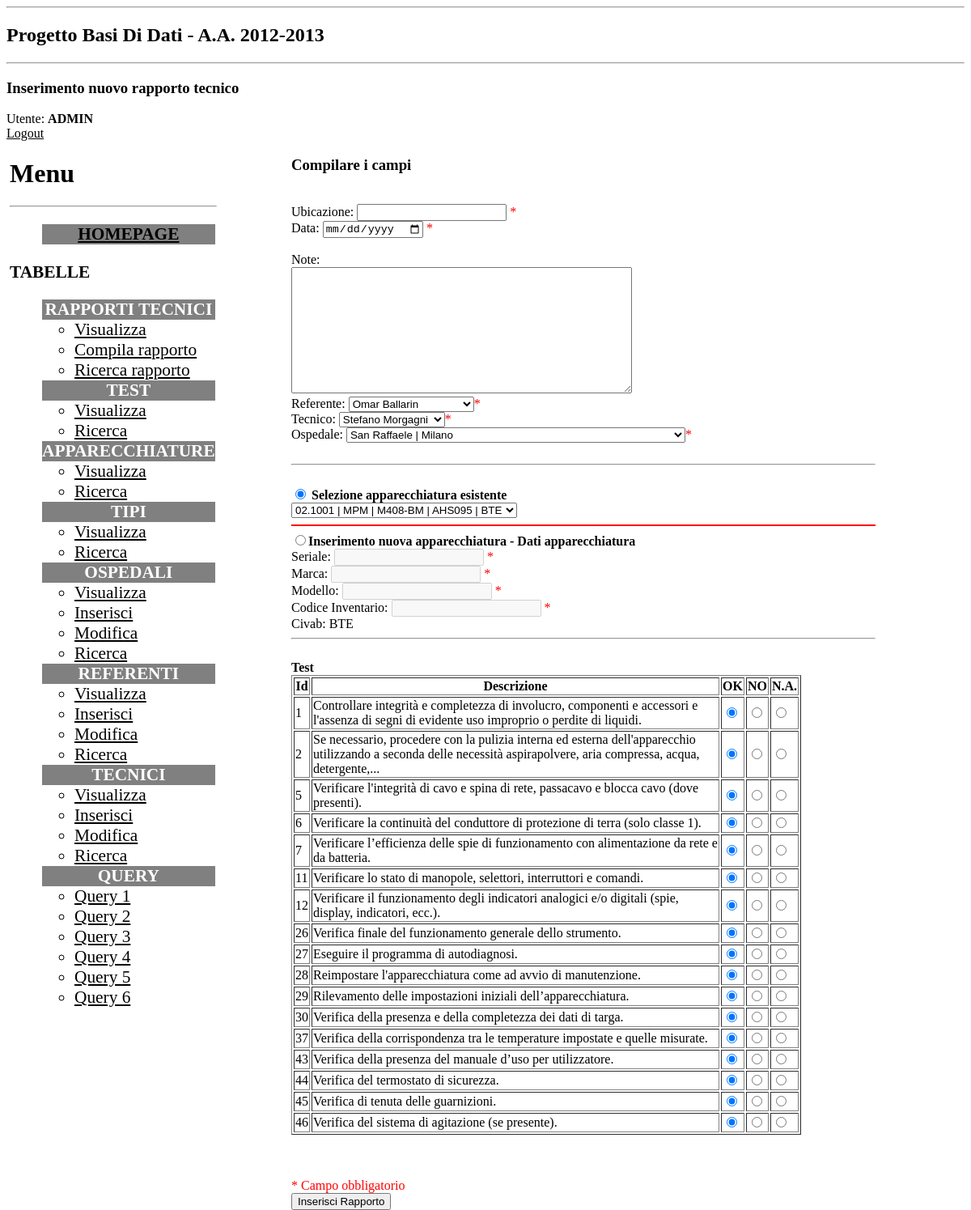
Screenshot of /Php/insert_rapporto.php?civab=BTE (signed in) with the database file from the repository.
### tables this page shows
CREATE TABLE IF NOT EXISTS `Test` (
  `idTest` int(11) NOT NULL,
  `Descrizione` varchar(255) DEFAULT NULL,
  PRIMARY KEY (`idTest`)
);

### Php/insert_rapporto.php (the view, shortened to what this page needs)
<?php
require("library.php");
page_start("Progetto Basi Di Dati - A.A. 2012-2013");
subtitle("Inserimento nuovo rapporto tecnico");
menu();
start_body();
echo "<form action='confirmRapporto.php' method=POST name='rapporto' id='rapporto' onSubmit='return checkForm();' >";
echo "
<B><H3>Compilare i campi</H3></B><br>
";
$civab=$_GET["civab"];
$conn=connectDB();
echo<<<END
  Ubicazione: <input type="text" name="ubicazione" id="ubicazione"> <font color='red'>*</font> <br>
  Data: <input type="date" name="data" id="data"> <font color='red'>*</font><br><br>
   Note:<br>
  <textarea rows=10 cols=50 name="note"></textarea>
END;
$query="SELECT idPersona, p.Nome, p.Cognome FROM Persone p NATURAL JOIN Referenti r";
$result=mysql_query($query, $conn);
echo<<<END
  <br>
  Referente:
  <select name="referente">
END;
while($row=mysql_fetch_array($result))
{
echo<<<END
  <option value="$row[0]">$row[1] $row[2]</option>
END;
}
echo<<<END
  </select><font color='red'>*</font>
END;
$query="SELECT idPersona, p.Nome, p.Cognome FROM Persone p NATURAL JOIN Tecnici t";
$result=mysql_query($query, $conn);
echo<<<END
  <br>
  Tecnico:
  <select name="tecnico">
END;
while($row=mysql_fetch_array($result))
{
echo<<<END
  <option value="$row[0]">$row[1] $row[2]</option>
END;
}
echo<<<END
  </select><font color='red'>*</font>
END;
$query="SELECT o.idOspedale, o.Nome, o.Citta FROM Ospedali o";
$result=mysql_query($query, $conn);
echo<<<END
  <br>
  Ospedale:
  <select name="ospedale">
END;
while($row=mysql_fetch_array($result))
{
echo<<<END
  <option value="$row[0]">$row[1] | $row[2]</option>
END;
}
echo<<<END
  </select><font color='red'>*</font><br><br>
END;
$query="SELECT * FROM Apparecchiature WHERE Civab='$civab'";
$result=mysql_query($query, $conn);
echo<<<END
  <hr width=100%><br>
  <input type="radio" name="selectApp" value="presente"  onclick="changeApp();" id="radioPres" checked>
  <b>Selezione apparecchiatura esistente</b>
  <br>
  <select name="serial" id="pres"> <font color='red'>*</font>
END;
while($row=mysql_fetch_array($result))
  echo "<option value='$row[0]'>$row[0] | $row[1] | $row[2] | $row[3] | $row[4]</option>";
echo<<<END
  <select>
END;
echo<<<END
  <hr width=100% color="red">
  <input type="radio" name="selectApp" value="nuova" onclick="changeApp();" id="radioNew"><b>Inserimento nuova apparecchiatura - Dati apparecchiatura</b> <br>
  Seriale: <input name="serialeApparecchiatura" id="newSer" disabled> <font color='red'>*</font> <br>
  Marca: <input name="marcaApp"  id="newMar" disabled> <font color='red'>*</font> <br>
  Modello: <input name="modelloApp"  id="newMod" disabled> <font color='red'>*</font> <br>
  Codice Inventario: <input name="codiceApp" id="newCod" disabled> <font color='red'>*</font> <br>
END;
echo<<<END
  Civab: $civab<input type="hidden" name="civabApp" value="$civab"><br>
END;
echo<<<END
  <hr width=100%>
  <br>
END;
$query="SELECT t.idTest, t.Descrizione FROM CompatibileCon cn NATURAL JOIN Test t WHERE cn.Civab='$civab'";
$result=mysql_query($query, $conn);
$i=0;
  echo "<b>Test</b>";
$table_head =  array("Id","Descrizione","OK","NO","N.A.");
table_start($table_head);
while ($row = mysql_fetch_row($result)) {
  $radio[0]="<input type=\"radio\" name=\"test$row[0]\" value='SI' checked/>";
  $radio[1]="<input type=\"radio\" name=\"test$row[0]\" value='NO' />";
  $radio[2]="<input type=\"radio\" name=\"test$row[0]\" value='N.A.' />";
  table_row(array_merge($row,$radio));
  $i++;
}
table_end();
echo "
  <br><br>
  <input type='hidden' name='numTest' value='$i'>
  <br>
  <font color='red'>* Campo obbligatorio</font> <br>
  <input type='submit' value='Inserisci Rapporto' name='btnInvia'>
  </form>
";
end_body();
page_end();
?>

### Php/library.php (shortened to what this page needs)
<?php
function page_start($title) {
  echo<<<END
<!DOCTYPE html PUBLIC "-//W3C//DTD XHTML 1.0 Strict//EN" "http://www.w3.org/TR/xhtml1/DTD/xhtml1-strict.dtd">
<html xmlns="http://www.w3.org/1999/xhtml"  xml:lang="it" lang="it">
<head>
<link rel="stylesheet" type="text/css" href="style.css">
<script type="text/javascript" src="script.js"></script>
<title>$title</title>
</head>
<body>
<hr />
<h2>$title</h2>
<hr />
END;
};
function menu()
{
$login=authenticate() or
  die("Accesso negato. Effettuare il <a href=\"login.php\">login</a>");;
echo "Utente: <b>" . strtoupper($login) .  "</b>";
echo "<br />";
echo hyperlink("Logout", "logout.php");
echo<<<END
<div style="position:absolute; left:1%; width:auto;">
<h1>Menu</h1>
<hr width=100% align="left">
<ul style="font-size:16pt;">
<li style="color:white;background-color:grey;text-align:center;"><A HREF="home.php"><b>HOMEPAGE</b></A></li>
</ul>
<text style="font-size:16pt;"><B>TABELLE</B></text>
<ul style="font-size:16pt;">
<li style="color:white;background-color:grey;text-align:center;"><b>RAPPORTI TECNICI</b></li>
  <ul>
  <li><a href="view_rapporti.php">Visualizza</a></li>
  <li><a href="select_tipo.php">Compila rapporto</a></li>
  <li><a href="ricercaRapporto.php">Ricerca rapporto</a></li>
  </ul>
<li style="color:white;background-color:grey;text-align:center;"><b>TEST</b></li>
  <ul>
  <li><a href="view_test.php">Visualizza</a></li>
  <li><a href="ricercaTest.php">Ricerca</a></li>
  </ul>
<li style="color:white;background-color:grey;text-align:center;"><b>APPARECCHIATURE</b></li>
  <ul>
  <li><a href="view_apparecchiature.php">Visualizza</a></li>
  <li><a href="ricercaApparecchiatura.php">Ricerca</a></li>
  </ul>
<li style="color:white;background-color:grey;text-align:center;"><b>TIPI</b></li>
  <ul>
  <li><a href="view_tipi.php">Visualizza</a></li>
  <li><a href="ricercaTipo.php">Ricerca</a></li>
  </ul>
<li style="color:white;background-color:grey;text-align:center;"><b>OSPEDALI</b></li>
  <ul>
  <li><a href="view_ospedali.php?request=view">Visualizza</a></li>
  <li><a href="insert_ospedale.php">Inserisci</a></li>
  <li><a href="view_ospedali.php?request=edit">Modifica</a></li>
  <li><a href="ricercaOspedale.php">Ricerca</a></li>
  </ul>
<li style="color:white;background-color:grey;text-align:center;"><b>REFERENTI</b></li>
  <ul>
  <li><a href="view_referenti.php?request=view">Visualizza</a></li>
  <li><a href="insert_referente.php">Inserisci</a></li>
  <li><a href="view_referenti.php?request=edit">Modifica</a></li>
  <li><a href="ricercaReferente.php">Ricerca</a></li>
  </ul>
<li style="color:white;background-color:grey;text-align:center;"><b>TECNICI</b></li>
  <ul>
  <li><a href="view_tecnici.php?request=view">Visualizza</a></li>
  <li><a href="insert_tecnico.php">Inserisci</a></li>
  <li><a href="view_tecnici.php?request=edit">Modifica</a></li>
  <li><a href="ricercaTecnico.php">Ricerca</a></li>
  </ul>
<li style="color:white;background-color:grey;text-align:center;"><b>QUERY</b></li>
  <ul>
  <li><a href="Query_1.php">Query 1</a></li>
  <li><a href="Query_2.php">Query 2</a></li>
  <li><a href="Query_3.php">Query 3</a></li>
  <li><a href="Query_4.php">Query 4</a></li>
  <li><a href="Query_5.php">Query 5</a></li>
  <li><a href="Query_6.php">Query 6</a></li>
  </ul>
</ul>
</div>
END;
}
function start_body()
{
echo<<<END
<div style="position:absolute; right:10%; left:30%; min-width:40%; width:auto;">
END;
}
function end_body()
{
echo<<<END
</div>
END;
}
function page_end() {
  echo "
</body>
</html>";
};
function subtitle($str) {
  echo "<h3>$str</h3>\n";
};
function hyperlink($str, $url) {
  return "<a href=\"$url\">$str</a>";
};
function table_start($row) {
  echo "<table border=\"1\">\n";
  echo "<tr>\n";
  foreach ($row as $field)
    echo "<th>$field</th>\n";
  echo "</tr>\n";
};
function table_row($row) {
  foreach ($row as $field)
    if ($field)
      echo "<td style='max-width:500px; height:auto;'>$field</td>\n";
    else
      echo "<td>---</td>\n";
  };
function table_end() {
  echo "</table>\n";
};
function authenticate() {
  $login=$_SESSION['logged'];
  if (! $login) {
    return FALSE;
  } else {
    return $login;
  }
}
?>

### Php/style.css (style rules this page uses)
a { color:black; text-decoration:underline; }

### rows the page displays
test: idTest "1", Descrizione "Controllare integrità e completezza di involucro, componenti e accessori e l'assenza di segni di evidente uso improprio o perdite di liquidi."
test: field "2", field "Se necessario, procedere con la pulizia interna ed esterna dell'apparecchio utilizzando a seconda delle necessità aspirapolvere, aria compressa, acqua, detergente,..."
test: idTest "5", Descrizione "Verificare l'integrità di cavo e spina di rete, passacavo e blocca cavo (dove presenti)."
test: idTest "6", Descrizione "Verificare la continuità del conduttore di protezione di terra (solo classe 1)."
test: idTest "7", Descrizione "Verificare l’efficienza delle spie di funzionamento con alimentazione da rete e da batteria."
test: idTest "11", Descrizione "Verificare lo stato di manopole, selettori, interruttori e comandi."
test: idTest "12", Descrizione "Verificare il funzionamento degli indicatori analogici e/o digitali (spie, display, indicatori, ecc.)."
test: idTest "26", Descrizione "Verifica finale del funzionamento generale dello strumento."
test: idTest "27", Descrizione "Eseguire il programma di autodiagnosi."
test: idTest "28", Descrizione "Reimpostare l'apparecchiatura come ad avvio di manutenzione."
test: idTest "29", Descrizione "Rilevamento delle impostazioni iniziali dell’apparecchiatura."
test: idTest "30", Descrizione "Verifica della presenza e della completezza dei dati di targa."
test: idTest "37", Descrizione "Verifica della corrispondenza tra le temperature impostate e quelle misurate."
test: idTest "43", Descrizione "Verifica della presenza del manuale d’uso per utilizzatore."
test: idTest "44", Descrizione "Verifica del termostato di sicurezza."
test: idTest "45", Descrizione "Verifica di tenuta delle guarnizioni."
test: idTest "46", Descrizione "Verifica del sistema di agitazione (se presente)."

### other values shown
$title "Progetto Basi Di Dati - A.A. 2012-2013"
$str "Inserimento nuovo rapporto tecnico"
$login "ADMIN"
$str "Logout"
$civab "BTE"
$field "Id"
$field "Descrizione"
$field "OK"
$field "NO"
$field "N.A."
form field referente "Omar Ballarin"
form field tecnico "Stefano Morgagni"
form field ospedale "San Raffaele | Milano"
form field serial "02.1001 | MPM | M408-BM | AHS095 | BTE"
